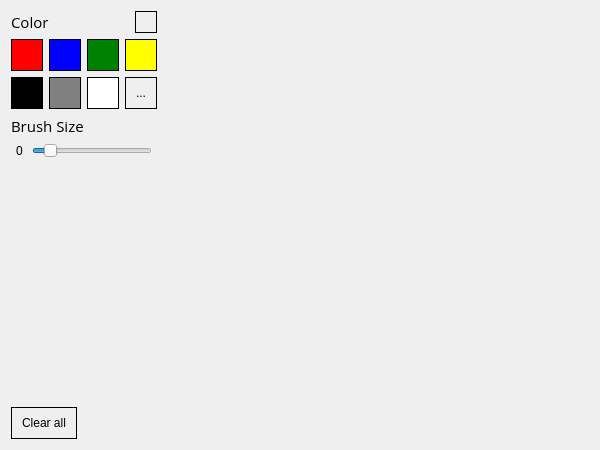
<?xml version="1.0" encoding="UTF-8"?>
<ui version="4.0">
 <class>MainWindow</class>
 <widget class="QMainWindow" name="MainWindow">
  <property name="geometry">
   <rect>
    <x>0</x>
    <y>0</y>
    <width>600</width>
    <height>450</height>
   </rect>
  </property>
  <property name="windowTitle">
   <string>MainWindow</string>
  </property>
  <widget class="QWidget" name="centralWidget">
   <property name="styleSheet">
    <string notr="true">QPushButton {
min-width: 30;
max-width: 30;
min-height: 30;
max-height: 30;
border: 1 solid black;
}

#colorIndicator {
min-width: 20;
max-width: 20;
min-height: 20;
max-height: 20;
}</string>
   </property>
   <layout class="QHBoxLayout" name="horizontalLayout">
    <item>
     <layout class="QVBoxLayout" name="verticalLayout">
      <property name="sizeConstraint">
       <enum>QLayout::SetMinimumSize</enum>
      </property>
      <item>
       <layout class="QHBoxLayout" name="horizontalLayout_5">
        <property name="topMargin">
         <number>0</number>
        </property>
        <item>
         <widget class="QLabel" name="label">
          <property name="font">
           <font>
            <family>Open Sans</family>
            <pointsize>11</pointsize>
            <weight>50</weight>
            <italic>false</italic>
            <bold>false</bold>
           </font>
          </property>
          <property name="text">
           <string>Color</string>
          </property>
         </widget>
        </item>
        <item>
         <widget class="QPushButton" name="colorIndicator">
          <property name="sizePolicy">
           <sizepolicy hsizetype="Minimum" vsizetype="Minimum">
            <horstretch>0</horstretch>
            <verstretch>0</verstretch>
           </sizepolicy>
          </property>
          <property name="minimumSize">
           <size>
            <width>22</width>
            <height>22</height>
           </size>
          </property>
          <property name="maximumSize">
           <size>
            <width>22</width>
            <height>22</height>
           </size>
          </property>
          <property name="styleSheet">
           <string notr="true">
</string>
          </property>
          <property name="text">
           <string/>
          </property>
         </widget>
        </item>
       </layout>
      </item>
      <item>
       <layout class="QHBoxLayout" name="horizontalLayout_3">
        <item>
         <widget class="QPushButton" name="color_red">
          <property name="styleSheet">
           <string notr="true">background-color: red;</string>
          </property>
          <property name="text">
           <string/>
          </property>
          <attribute name="buttonGroup">
           <string notr="true">colorSelectGroup</string>
          </attribute>
         </widget>
        </item>
        <item>
         <widget class="QPushButton" name="color_blue">
          <property name="styleSheet">
           <string notr="true">background-color: blue;</string>
          </property>
          <property name="text">
           <string/>
          </property>
          <attribute name="buttonGroup">
           <string notr="true">colorSelectGroup</string>
          </attribute>
         </widget>
        </item>
        <item>
         <widget class="QPushButton" name="color_green">
          <property name="styleSheet">
           <string notr="true">background-color: green;</string>
          </property>
          <property name="text">
           <string/>
          </property>
          <attribute name="buttonGroup">
           <string notr="true">colorSelectGroup</string>
          </attribute>
         </widget>
        </item>
        <item>
         <widget class="QPushButton" name="color_yellow">
          <property name="styleSheet">
           <string notr="true">background-color: yellow;
</string>
          </property>
          <property name="text">
           <string/>
          </property>
          <attribute name="buttonGroup">
           <string notr="true">colorSelectGroup</string>
          </attribute>
         </widget>
        </item>
       </layout>
      </item>
      <item>
       <layout class="QHBoxLayout" name="horizontalLayout_2">
        <item>
         <widget class="QPushButton" name="color_black">
          <property name="styleSheet">
           <string notr="true">background-color: black;</string>
          </property>
          <property name="text">
           <string/>
          </property>
          <attribute name="buttonGroup">
           <string notr="true">colorSelectGroup</string>
          </attribute>
         </widget>
        </item>
        <item>
         <widget class="QPushButton" name="color_grey">
          <property name="styleSheet">
           <string notr="true">background-color: grey;</string>
          </property>
          <property name="text">
           <string/>
          </property>
          <attribute name="buttonGroup">
           <string notr="true">colorSelectGroup</string>
          </attribute>
         </widget>
        </item>
        <item>
         <widget class="QPushButton" name="color_white">
          <property name="styleSheet">
           <string notr="true">background-color: white;
</string>
          </property>
          <property name="text">
           <string/>
          </property>
          <attribute name="buttonGroup">
           <string notr="true">colorSelectGroup</string>
          </attribute>
         </widget>
        </item>
        <item>
         <widget class="QPushButton" name="color_custom">
          <property name="text">
           <string>...</string>
          </property>
         </widget>
        </item>
       </layout>
      </item>
      <item>
       <widget class="QLabel" name="label_2">
        <property name="font">
         <font>
          <family>Open Sans</family>
          <pointsize>11</pointsize>
          <weight>50</weight>
          <italic>false</italic>
          <bold>false</bold>
         </font>
        </property>
        <property name="text">
         <string>Brush Size</string>
        </property>
       </widget>
      </item>
      <item>
       <layout class="QHBoxLayout" name="horizontalLayout_4">
        <property name="leftMargin">
         <number>5</number>
        </property>
        <property name="topMargin">
         <number>0</number>
        </property>
        <property name="rightMargin">
         <number>5</number>
        </property>
        <item>
         <widget class="QLabel" name="brushSize_label">
          <property name="sizePolicy">
           <sizepolicy hsizetype="Fixed" vsizetype="Preferred">
            <horstretch>0</horstretch>
            <verstretch>0</verstretch>
           </sizepolicy>
          </property>
          <property name="minimumSize">
           <size>
            <width>10</width>
            <height>0</height>
           </size>
          </property>
          <property name="text">
           <string>0</string>
          </property>
         </widget>
        </item>
        <item>
         <widget class="QSlider" name="brushSize_slider">
          <property name="sizePolicy">
           <sizepolicy hsizetype="Preferred" vsizetype="Fixed">
            <horstretch>0</horstretch>
            <verstretch>0</verstretch>
           </sizepolicy>
          </property>
          <property name="minimum">
           <number>1</number>
          </property>
          <property name="maximum">
           <number>40</number>
          </property>
          <property name="pageStep">
           <number>5</number>
          </property>
          <property name="value">
           <number>5</number>
          </property>
          <property name="orientation">
           <enum>Qt::Horizontal</enum>
          </property>
         </widget>
        </item>
       </layout>
      </item>
      <item>
       <spacer name="verticalSpacer">
        <property name="orientation">
         <enum>Qt::Vertical</enum>
        </property>
        <property name="sizeHint" stdset="0">
         <size>
          <width>20</width>
          <height>40</height>
         </size>
        </property>
       </spacer>
      </item>
      <item>
       <widget class="QPushButton" name="clearAll">
        <property name="minimumSize">
         <size>
          <width>66</width>
          <height>32</height>
         </size>
        </property>
        <property name="maximumSize">
         <size>
          <width>66</width>
          <height>32</height>
         </size>
        </property>
        <property name="styleSheet">
         <string notr="true">min-width: 64;
max-width: 64;</string>
        </property>
        <property name="text">
         <string>Clear all</string>
        </property>
       </widget>
      </item>
     </layout>
    </item>
    <item>
     <widget class="CanvasWidget" name="canvasWidget" native="true">
      <property name="sizePolicy">
       <sizepolicy hsizetype="Expanding" vsizetype="Preferred">
        <horstretch>0</horstretch>
        <verstretch>0</verstretch>
       </sizepolicy>
      </property>
     </widget>
    </item>
   </layout>
  </widget>
 </widget>
 <layoutdefault spacing="6" margin="11"/>
 <customwidgets>
  <customwidget>
   <class>CanvasWidget</class>
   <extends>QWidget</extends>
   <header location="global">canvaswidget.h</header>
   <container>1</container>
  </customwidget>
 </customwidgets>
 <resources/>
 <connections/>
 <buttongroups>
  <buttongroup name="colorSelectGroup"/>
 </buttongroups>
</ui>
